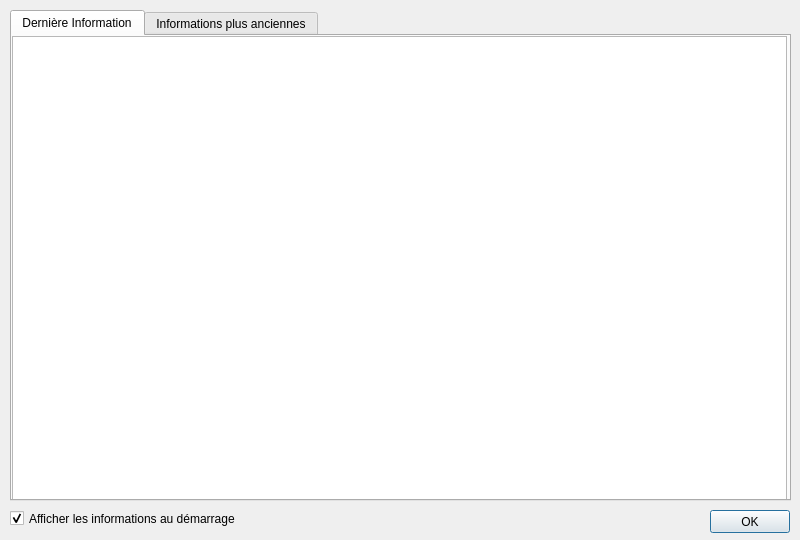
<?xml version="1.0" encoding="UTF-8"?>
<ui version="4.0">
 <class>Informations</class>
 <widget class="QMainWindow" name="Informations">
  <property name="windowModality">
   <enum>Qt::WindowModal</enum>
  </property>
  <property name="geometry">
   <rect>
    <x>0</x>
    <y>0</y>
    <width>800</width>
    <height>540</height>
   </rect>
  </property>
  <property name="minimumSize">
   <size>
    <width>800</width>
    <height>540</height>
   </size>
  </property>
  <property name="maximumSize">
   <size>
    <width>800</width>
    <height>540</height>
   </size>
  </property>
  <property name="windowTitle">
   <string>Informations</string>
  </property>
  <widget class="QWidget" name="centralwidget">
   <property name="autoFillBackground">
    <bool>true</bool>
   </property>
   <widget class="QPushButton" name="ok">
    <property name="geometry">
     <rect>
      <x>710</x>
      <y>510</y>
      <width>80</width>
      <height>23</height>
     </rect>
    </property>
    <property name="text">
     <string>OK</string>
    </property>
    <property name="default">
     <bool>true</bool>
    </property>
   </widget>
   <widget class="QTabWidget" name="ongletsInfos">
    <property name="geometry">
     <rect>
      <x>10</x>
      <y>10</y>
      <width>781</width>
      <height>491</height>
     </rect>
    </property>
    <property name="autoFillBackground">
     <bool>true</bool>
    </property>
    <property name="currentIndex">
     <number>0</number>
    </property>
    <widget class="QWidget" name="ongletDerniereInfo">
     <attribute name="title">
      <string>Dernière Information</string>
     </attribute>
     <widget class="QTextEdit" name="derniereInfo">
      <property name="geometry">
       <rect>
        <x>0</x>
        <y>0</y>
        <width>775</width>
        <height>465</height>
       </rect>
      </property>
      <property name="font">
       <font>
        <pointsize>13</pointsize>
       </font>
      </property>
      <property name="readOnly">
       <bool>true</bool>
      </property>
     </widget>
    </widget>
    <widget class="QWidget" name="ongletAnciennesInfos">
     <attribute name="title">
      <string>Informations plus anciennes</string>
     </attribute>
     <widget class="QTextEdit" name="anciennesInfos">
      <property name="geometry">
       <rect>
        <x>0</x>
        <y>0</y>
        <width>775</width>
        <height>465</height>
       </rect>
      </property>
      <property name="font">
       <font>
        <pointsize>13</pointsize>
       </font>
      </property>
      <property name="readOnly">
       <bool>true</bool>
      </property>
     </widget>
    </widget>
   </widget>
   <widget class="QCheckBox" name="afficherInfosDemarrage">
    <property name="geometry">
     <rect>
      <x>10</x>
      <y>510</y>
      <width>281</width>
      <height>17</height>
     </rect>
    </property>
    <property name="text">
     <string>Afficher les informations au démarrage</string>
    </property>
    <property name="checked">
     <bool>true</bool>
    </property>
   </widget>
  </widget>
 </widget>
 <resources/>
 <connections/>
</ui>
